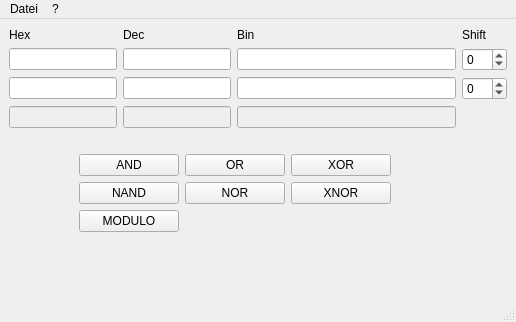
<?xml version="1.0" encoding="UTF-8"?>
<ui version="4.0">
 <class>BitCalculatorClass</class>
 <widget class="QMainWindow" name="BitCalculatorClass">
  <property name="geometry">
   <rect>
    <x>0</x>
    <y>0</y>
    <width>516</width>
    <height>322</height>
   </rect>
  </property>
  <property name="windowTitle">
   <string>BitCalculator</string>
  </property>
  <property name="windowIcon">
   <iconset resource="BitCalculator.qrc">
    <normaloff>:/Bilder/Bilder/gtk-preferences.png</normaloff>:/Bilder/Bilder/gtk-preferences.png</iconset>
  </property>
  <property name="layoutDirection">
   <enum>Qt::LeftToRight</enum>
  </property>
  <property name="autoFillBackground">
   <bool>false</bool>
  </property>
  <property name="locale">
   <locale language="German" country="Germany"/>
  </property>
  <property name="toolButtonStyle">
   <enum>Qt::ToolButtonTextBesideIcon</enum>
  </property>
  <property name="dockOptions">
   <set>QMainWindow::AllowNestedDocks|QMainWindow::AllowTabbedDocks|QMainWindow::AnimatedDocks</set>
  </property>
  <property name="unifiedTitleAndToolBarOnMac">
   <bool>false</bool>
  </property>
  <widget class="QWidget" name="centralwidget">
   <layout class="QGridLayout" name="gridLayout_3">
    <item row="0" column="0">
     <layout class="QGridLayout">
      <item row="0" column="0">
       <widget class="QLabel" name="hexLabel">
        <property name="text">
         <string>Hex</string>
        </property>
       </widget>
      </item>
      <item row="0" column="1">
       <widget class="QLabel" name="decLabel">
        <property name="text">
         <string>Dec</string>
        </property>
       </widget>
      </item>
      <item row="0" column="2">
       <widget class="QLabel" name="binLabel">
        <property name="text">
         <string>Bin</string>
        </property>
       </widget>
      </item>
      <item row="0" column="3">
       <widget class="QLabel" name="shiftLabel">
        <property name="layoutDirection">
         <enum>Qt::LeftToRight</enum>
        </property>
        <property name="text">
         <string>Shift</string>
        </property>
       </widget>
      </item>
      <item row="1" column="0">
       <widget class="QLineEdit" name="hexEdit_Row1">
        <property name="sizePolicy">
         <sizepolicy hsizetype="Fixed" vsizetype="Fixed">
          <horstretch>0</horstretch>
          <verstretch>0</verstretch>
         </sizepolicy>
        </property>
        <property name="toolTip">
         <string>Put your hexadecimal value.</string>
        </property>
        <property name="autoFillBackground">
         <bool>false</bool>
        </property>
        <property name="frame">
         <bool>true</bool>
        </property>
        <property name="echoMode">
         <enum>QLineEdit::Normal</enum>
        </property>
        <property name="dragEnabled">
         <bool>false</bool>
        </property>
       </widget>
      </item>
      <item row="1" column="1">
       <widget class="QLineEdit" name="decEdit_Row1">
        <property name="sizePolicy">
         <sizepolicy hsizetype="Fixed" vsizetype="Fixed">
          <horstretch>0</horstretch>
          <verstretch>0</verstretch>
         </sizepolicy>
        </property>
        <property name="toolTip">
         <string>Put your decimal value.</string>
        </property>
       </widget>
      </item>
      <item row="1" column="2">
       <widget class="QLineEdit" name="binEdit_Row1">
        <property name="sizePolicy">
         <sizepolicy hsizetype="Expanding" vsizetype="Fixed">
          <horstretch>0</horstretch>
          <verstretch>0</verstretch>
         </sizepolicy>
        </property>
        <property name="toolTip">
         <string>Put your binary value.</string>
        </property>
       </widget>
      </item>
      <item row="1" column="3">
       <widget class="QSpinBox" name="shiftSpinBox_Row1">
        <property name="toolTip">
         <string>Shift the value up or down</string>
        </property>
        <property name="minimum">
         <number>-99</number>
        </property>
       </widget>
      </item>
      <item row="2" column="0">
       <widget class="QLineEdit" name="hexEdit_Row2">
        <property name="sizePolicy">
         <sizepolicy hsizetype="Fixed" vsizetype="Fixed">
          <horstretch>0</horstretch>
          <verstretch>0</verstretch>
         </sizepolicy>
        </property>
        <property name="toolTip">
         <string>Put your hexadecimal value.</string>
        </property>
       </widget>
      </item>
      <item row="2" column="1">
       <widget class="QLineEdit" name="decEdit_Row2">
        <property name="sizePolicy">
         <sizepolicy hsizetype="Fixed" vsizetype="Fixed">
          <horstretch>0</horstretch>
          <verstretch>0</verstretch>
         </sizepolicy>
        </property>
        <property name="toolTip">
         <string>Put your decimal value.</string>
        </property>
       </widget>
      </item>
      <item row="2" column="2">
       <widget class="QLineEdit" name="binEdit_Row2">
        <property name="toolTip">
         <string>Put your binary value.</string>
        </property>
       </widget>
      </item>
      <item row="3" column="0">
       <widget class="QLineEdit" name="hexEdit_Row3">
        <property name="enabled">
         <bool>false</bool>
        </property>
        <property name="sizePolicy">
         <sizepolicy hsizetype="Fixed" vsizetype="Fixed">
          <horstretch>0</horstretch>
          <verstretch>0</verstretch>
         </sizepolicy>
        </property>
        <property name="maxLength">
         <number>1024</number>
        </property>
        <property name="readOnly">
         <bool>false</bool>
        </property>
       </widget>
      </item>
      <item row="3" column="1">
       <widget class="QLineEdit" name="decEdit_Row3">
        <property name="enabled">
         <bool>false</bool>
        </property>
        <property name="sizePolicy">
         <sizepolicy hsizetype="Fixed" vsizetype="Fixed">
          <horstretch>0</horstretch>
          <verstretch>0</verstretch>
         </sizepolicy>
        </property>
        <property name="maxLength">
         <number>1024</number>
        </property>
       </widget>
      </item>
      <item row="3" column="2">
       <widget class="QLineEdit" name="binEdit_Row3">
        <property name="enabled">
         <bool>false</bool>
        </property>
        <property name="maxLength">
         <number>1024</number>
        </property>
        <property name="frame">
         <bool>true</bool>
        </property>
       </widget>
      </item>
      <item row="2" column="3">
       <widget class="QSpinBox" name="shiftSpinBox_Row2">
        <property name="toolTip">
         <string>Shift the value up or down</string>
        </property>
        <property name="minimum">
         <number>-99</number>
        </property>
       </widget>
      </item>
     </layout>
    </item>
    <item row="1" column="0">
     <layout class="QGridLayout">
      <item row="2" column="1">
       <widget class="QPushButton" name="andButton">
        <property name="enabled">
         <bool>true</bool>
        </property>
        <property name="minimumSize">
         <size>
          <width>100</width>
          <height>0</height>
         </size>
        </property>
        <property name="palette">
         <palette>
          <active>
           <colorrole role="WindowText">
            <brush brushstyle="SolidPattern">
             <color alpha="255">
              <red>0</red>
              <green>0</green>
              <blue>0</blue>
             </color>
            </brush>
           </colorrole>
           <colorrole role="ButtonText">
            <brush brushstyle="SolidPattern">
             <color alpha="255">
              <red>0</red>
              <green>0</green>
              <blue>0</blue>
             </color>
            </brush>
           </colorrole>
          </active>
          <inactive>
           <colorrole role="WindowText">
            <brush brushstyle="SolidPattern">
             <color alpha="255">
              <red>0</red>
              <green>0</green>
              <blue>0</blue>
             </color>
            </brush>
           </colorrole>
           <colorrole role="ButtonText">
            <brush brushstyle="SolidPattern">
             <color alpha="255">
              <red>0</red>
              <green>0</green>
              <blue>0</blue>
             </color>
            </brush>
           </colorrole>
          </inactive>
          <disabled>
           <colorrole role="WindowText">
            <brush brushstyle="SolidPattern">
             <color alpha="255">
              <red>118</red>
              <green>118</green>
              <blue>117</blue>
             </color>
            </brush>
           </colorrole>
           <colorrole role="ButtonText">
            <brush brushstyle="SolidPattern">
             <color alpha="255">
              <red>118</red>
              <green>118</green>
              <blue>117</blue>
             </color>
            </brush>
           </colorrole>
          </disabled>
         </palette>
        </property>
        <property name="text">
         <string>AND</string>
        </property>
        <property name="checkable">
         <bool>true</bool>
        </property>
       </widget>
      </item>
      <item row="2" column="2">
       <widget class="QPushButton" name="orButton">
        <property name="minimumSize">
         <size>
          <width>100</width>
          <height>0</height>
         </size>
        </property>
        <property name="text">
         <string>OR</string>
        </property>
        <property name="checkable">
         <bool>true</bool>
        </property>
       </widget>
      </item>
      <item row="2" column="3">
       <widget class="QPushButton" name="xorButton">
        <property name="minimumSize">
         <size>
          <width>100</width>
          <height>0</height>
         </size>
        </property>
        <property name="text">
         <string>XOR</string>
        </property>
        <property name="checkable">
         <bool>true</bool>
        </property>
       </widget>
      </item>
      <item row="3" column="1">
       <widget class="QPushButton" name="nandButton">
        <property name="text">
         <string>NAND</string>
        </property>
        <property name="checkable">
         <bool>true</bool>
        </property>
       </widget>
      </item>
      <item row="3" column="2">
       <widget class="QPushButton" name="norButton">
        <property name="text">
         <string>NOR</string>
        </property>
        <property name="checkable">
         <bool>true</bool>
        </property>
       </widget>
      </item>
      <item row="3" column="3">
       <widget class="QPushButton" name="xnorButton">
        <property name="text">
         <string>XNOR</string>
        </property>
        <property name="checkable">
         <bool>true</bool>
        </property>
       </widget>
      </item>
      <item row="4" column="1">
       <widget class="QPushButton" name="moduloButton">
        <property name="text">
         <string>MODULO</string>
        </property>
        <property name="checkable">
         <bool>true</bool>
        </property>
       </widget>
      </item>
      <item row="3" column="4">
       <spacer name="horizontalSpacer">
        <property name="orientation">
         <enum>Qt::Horizontal</enum>
        </property>
        <property name="sizeHint" stdset="0">
         <size>
          <width>40</width>
          <height>20</height>
         </size>
        </property>
       </spacer>
      </item>
      <item row="3" column="0">
       <spacer name="horizontalSpacer_2">
        <property name="orientation">
         <enum>Qt::Horizontal</enum>
        </property>
        <property name="sizeType">
         <enum>QSizePolicy::Fixed</enum>
        </property>
        <property name="sizeHint" stdset="0">
         <size>
          <width>70</width>
          <height>20</height>
         </size>
        </property>
       </spacer>
      </item>
      <item row="1" column="1">
       <spacer name="verticalSpacer_3">
        <property name="orientation">
         <enum>Qt::Vertical</enum>
        </property>
        <property name="sizeType">
         <enum>QSizePolicy::Fixed</enum>
        </property>
        <property name="sizeHint" stdset="0">
         <size>
          <width>20</width>
          <height>20</height>
         </size>
        </property>
       </spacer>
      </item>
      <item row="5" column="1">
       <spacer name="verticalSpacer">
        <property name="orientation">
         <enum>Qt::Vertical</enum>
        </property>
        <property name="sizeHint" stdset="0">
         <size>
          <width>20</width>
          <height>40</height>
         </size>
        </property>
       </spacer>
      </item>
     </layout>
    </item>
   </layout>
  </widget>
  <widget class="QMenuBar" name="menubar">
   <property name="geometry">
    <rect>
     <x>0</x>
     <y>0</y>
     <width>516</width>
     <height>20</height>
    </rect>
   </property>
   <property name="layoutDirection">
    <enum>Qt::LeftToRight</enum>
   </property>
   <widget class="QMenu" name="menu">
    <property name="layoutDirection">
     <enum>Qt::LeftToRight</enum>
    </property>
    <property name="title">
     <string>Datei</string>
    </property>
    <addaction name="actionExit"/>
   </widget>
   <widget class="QMenu" name="menu_2">
    <property name="title">
     <string>?</string>
    </property>
    <addaction name="actionAbout"/>
    <addaction name="actionAboutQt"/>
   </widget>
   <addaction name="menu"/>
   <addaction name="menu_2"/>
  </widget>
  <widget class="QStatusBar" name="statusbar">
   <property name="layoutDirection">
    <enum>Qt::LeftToRight</enum>
   </property>
  </widget>
  <action name="actionExit">
   <property name="text">
    <string>&amp;Exit</string>
   </property>
   <property name="shortcut">
    <string>Alt+F4</string>
   </property>
   <property name="shortcutContext">
    <enum>Qt::WindowShortcut</enum>
   </property>
  </action>
  <action name="actionAbout">
   <property name="icon">
    <iconset resource="BitCalculator.qrc">
     <normaloff>:/Bilder/Bilder/gtk-preferences.png</normaloff>:/Bilder/Bilder/gtk-preferences.png</iconset>
   </property>
   <property name="text">
    <string>&amp;About</string>
   </property>
   <property name="shortcut">
    <string>Ctrl+A</string>
   </property>
  </action>
  <action name="actionAboutQt">
   <property name="text">
    <string>&amp;Qt</string>
   </property>
   <property name="shortcut">
    <string>Ctrl+Q</string>
   </property>
  </action>
 </widget>
 <tabstops>
  <tabstop>hexEdit_Row1</tabstop>
  <tabstop>decEdit_Row1</tabstop>
  <tabstop>binEdit_Row1</tabstop>
 </tabstops>
 <resources>
  <include location="BitCalculator.qrc"/>
 </resources>
 <connections/>
</ui>
